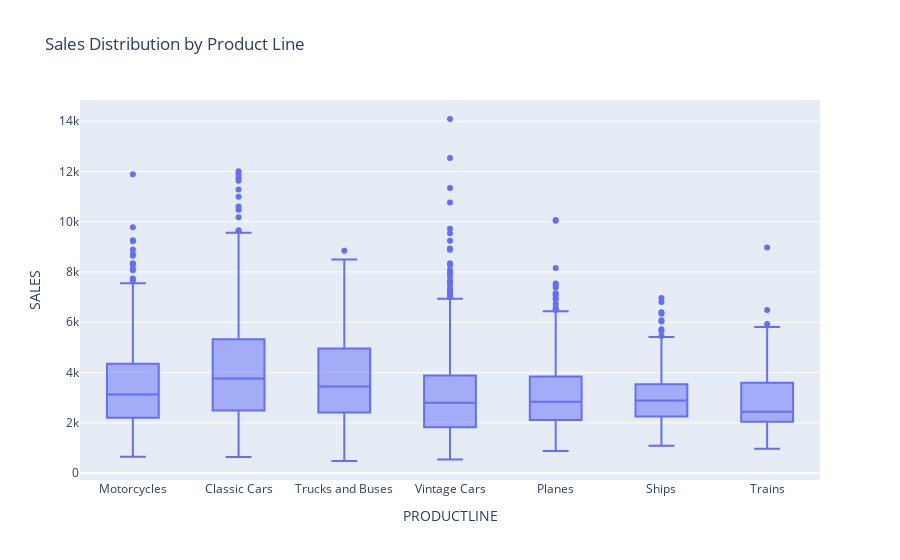

The cell this chart's notebook holds for it:
### Markdown cell above
Plotly

### Code cell
fig = px.box(df, x='PRODUCTLINE', y='SALES', title='Sales Distribution by Product Line')
fig.show()

### Figure 1 — Plotly figure (JSON) as saved in the notebook; plotly's stock layout.template omitted (floating-point values rounded to 4 significant figures; data arrays with more than 128 entries replaced by an {"elided": "..."} marker saying what was removed)
{"data": [{"alignmentgroup": "True", "hovertemplate": "PRODUCTLINE=%{x}<br>SALES=%{y}<extra></extra>", "legendgroup": "", "marker": {"color": "#636efa"}, "name": "", "notched": false, "offsetgroup": "", "orientation": "v", "showlegend": false, "x": {"elided": "2823 str values"}, "x0": " ", "xaxis": "x", "y": {"elided": "2823 float values"}, "y0": " ", "yaxis": "y", "type": "box"}], "layout": {"xaxis": {"anchor": "y", "domain": [0, 1], "title": {"text": "PRODUCTLINE"}}, "yaxis": {"anchor": "x", "domain": [0, 1], "title": {"text": "SALES"}}, "legend": {"tracegroupgap": 0}, "title": {"text": "Sales Distribution by Product Line"}, "boxmode": "group"}}
